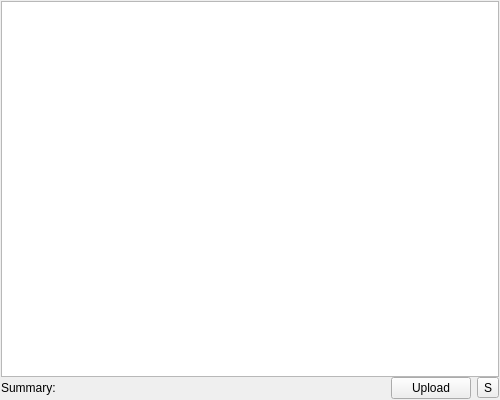
<?xml version="1.0" encoding="UTF-8"?>
<ui version="4.0">
 <class>MainWindow</class>
 <widget class="QMainWindow" name="MainWindow">
  <property name="geometry">
   <rect>
    <x>0</x>
    <y>0</y>
    <width>500</width>
    <height>400</height>
   </rect>
  </property>
  <property name="minimumSize">
   <size>
    <width>500</width>
    <height>300</height>
   </size>
  </property>
  <property name="windowTitle">
   <string notr="true">ITmages Uploader</string>
  </property>
  <widget class="QWidget" name="centralWidget">
   <layout class="QVBoxLayout" name="verticalLayout_2">
    <property name="margin">
     <number>0</number>
    </property>
    <item>
     <layout class="QGridLayout" name="gridLayout_4">
      <property name="verticalSpacing">
       <number>0</number>
      </property>
      <property name="margin">
       <number>1</number>
      </property>
      <item row="0" column="0" colspan="3">
       <widget class="QStackedWidget" name="stackedWidget">
        <property name="currentIndex">
         <number>0</number>
        </property>
        <widget class="QWidget" name="page">
         <layout class="QVBoxLayout" name="verticalLayout">
          <property name="spacing">
           <number>0</number>
          </property>
          <property name="margin">
           <number>0</number>
          </property>
          <item>
           <widget class="QListWidget" name="listWidget">
            <property name="lineWidth">
             <number>1</number>
            </property>
            <property name="verticalScrollBarPolicy">
             <enum>Qt::ScrollBarAsNeeded</enum>
            </property>
            <property name="horizontalScrollBarPolicy">
             <enum>Qt::ScrollBarAlwaysOff</enum>
            </property>
            <property name="selectionMode">
             <enum>QAbstractItemView::SingleSelection</enum>
            </property>
            <property name="verticalScrollMode">
             <enum>QAbstractItemView::ScrollPerPixel</enum>
            </property>
            <property name="horizontalScrollMode">
             <enum>QAbstractItemView::ScrollPerItem</enum>
            </property>
            <property name="movement">
             <enum>QListView::Static</enum>
            </property>
            <property name="flow">
             <enum>QListView::TopToBottom</enum>
            </property>
            <property name="selectionRectVisible">
             <bool>false</bool>
            </property>
            <property name="currentRow">
             <number>-1</number>
            </property>
           </widget>
          </item>
         </layout>
        </widget>
        <widget class="QWidget" name="page_2">
         <layout class="QGridLayout" name="gridLayout_3">
          <property name="margin">
           <number>2</number>
          </property>
          <item row="0" column="0" colspan="4">
           <widget class="QGroupBox" name="groupBoxProfile">
            <property name="title">
             <string>Profile</string>
            </property>
            <property name="flat">
             <bool>false</bool>
            </property>
            <property name="checkable">
             <bool>true</bool>
            </property>
            <layout class="QGridLayout" name="gridLayout_2">
             <item row="0" column="0">
              <widget class="QLabel" name="labelALogin">
               <property name="enabled">
                <bool>true</bool>
               </property>
               <property name="sizePolicy">
                <sizepolicy hsizetype="Preferred" vsizetype="Preferred">
                 <horstretch>0</horstretch>
                 <verstretch>0</verstretch>
                </sizepolicy>
               </property>
               <property name="text">
                <string>Login:</string>
               </property>
               <property name="alignment">
                <set>Qt::AlignRight|Qt::AlignTrailing|Qt::AlignVCenter</set>
               </property>
              </widget>
             </item>
             <item row="0" column="1">
              <widget class="QLineEdit" name="lineEditAccLogin">
               <property name="enabled">
                <bool>true</bool>
               </property>
               <property name="sizePolicy">
                <sizepolicy hsizetype="Preferred" vsizetype="Fixed">
                 <horstretch>0</horstretch>
                 <verstretch>0</verstretch>
                </sizepolicy>
               </property>
               <property name="text">
                <string/>
               </property>
              </widget>
             </item>
             <item row="1" column="0">
              <widget class="QLabel" name="labelAPass">
               <property name="enabled">
                <bool>true</bool>
               </property>
               <property name="sizePolicy">
                <sizepolicy hsizetype="Preferred" vsizetype="Preferred">
                 <horstretch>0</horstretch>
                 <verstretch>0</verstretch>
                </sizepolicy>
               </property>
               <property name="text">
                <string>Password:</string>
               </property>
               <property name="alignment">
                <set>Qt::AlignRight|Qt::AlignTrailing|Qt::AlignVCenter</set>
               </property>
              </widget>
             </item>
             <item row="1" column="1">
              <widget class="QLineEdit" name="lineEditAccPass">
               <property name="enabled">
                <bool>true</bool>
               </property>
               <property name="sizePolicy">
                <sizepolicy hsizetype="Preferred" vsizetype="Fixed">
                 <horstretch>0</horstretch>
                 <verstretch>0</verstretch>
                </sizepolicy>
               </property>
               <property name="text">
                <string/>
               </property>
               <property name="echoMode">
                <enum>QLineEdit::Password</enum>
               </property>
              </widget>
             </item>
             <item row="3" column="0" colspan="2">
              <widget class="QLabel" name="lblInfo">
               <property name="text">
                <string>&lt;!DOCTYPE HTML PUBLIC &quot;-//W3C//DTD HTML 4.0//EN&quot; &quot;http://www.w3.org/TR/REC-html40/strict.dtd&quot;&gt;
&lt;html&gt;&lt;head&gt;&lt;meta name=&quot;qrichtext&quot; content=&quot;1&quot; /&gt;&lt;style type=&quot;text/css&quot;&gt;
p, li { white-space: pre-wrap; }
&lt;/style&gt;&lt;/head&gt;&lt;body style=&quot; font-family:'Droid Sans Hebrew'; font-size:9pt; font-weight:400; font-style:normal;&quot;&gt;
&lt;p style=&quot; margin-top:0px; margin-bottom:0px; margin-left:0px; margin-right:0px; -qt-block-indent:0; text-indent:0px;&quot;&gt;You can create account on: &lt;a href=&quot;http://itmages.ru/user/register&quot;&gt;&lt;span style=&quot; text-decoration: underline; color:#0057ae;&quot;&gt;http://itmages.ru&lt;/span&gt;&lt;/a&gt;&lt;/p&gt;&lt;/body&gt;&lt;/html&gt;</string>
               </property>
               <property name="wordWrap">
                <bool>true</bool>
               </property>
              </widget>
             </item>
             <item row="2" column="0" colspan="2">
              <spacer name="verticalSpacer">
               <property name="orientation">
                <enum>Qt::Vertical</enum>
               </property>
               <property name="sizeHint" stdset="0">
                <size>
                 <width>20</width>
                 <height>40</height>
                </size>
               </property>
              </spacer>
             </item>
            </layout>
           </widget>
          </item>
          <item row="0" column="4">
           <widget class="QGroupBox" name="groupBoxProxy">
            <property name="title">
             <string>Proxy</string>
            </property>
            <property name="alignment">
             <set>Qt::AlignLeading|Qt::AlignLeft|Qt::AlignVCenter</set>
            </property>
            <property name="checkable">
             <bool>true</bool>
            </property>
            <property name="checked">
             <bool>true</bool>
            </property>
            <layout class="QGridLayout" name="gridLayout">
             <item row="0" column="0">
              <widget class="QLabel" name="labelType">
               <property name="enabled">
                <bool>true</bool>
               </property>
               <property name="sizePolicy">
                <sizepolicy hsizetype="Preferred" vsizetype="Preferred">
                 <horstretch>0</horstretch>
                 <verstretch>0</verstretch>
                </sizepolicy>
               </property>
               <property name="text">
                <string>Type:</string>
               </property>
               <property name="alignment">
                <set>Qt::AlignRight|Qt::AlignTrailing|Qt::AlignVCenter</set>
               </property>
              </widget>
             </item>
             <item row="0" column="1">
              <widget class="QComboBox" name="cmbBoxProxyType">
               <property name="enabled">
                <bool>true</bool>
               </property>
               <property name="sizePolicy">
                <sizepolicy hsizetype="Preferred" vsizetype="Fixed">
                 <horstretch>0</horstretch>
                 <verstretch>0</verstretch>
                </sizepolicy>
               </property>
               <item>
                <property name="text">
                 <string>HTTP</string>
                </property>
               </item>
               <item>
                <property name="text">
                 <string>SOCKS4</string>
                </property>
               </item>
               <item>
                <property name="text">
                 <string>SOCKS5</string>
                </property>
               </item>
              </widget>
             </item>
             <item row="1" column="0">
              <widget class="QLabel" name="labelUser">
               <property name="enabled">
                <bool>true</bool>
               </property>
               <property name="sizePolicy">
                <sizepolicy hsizetype="Preferred" vsizetype="Preferred">
                 <horstretch>0</horstretch>
                 <verstretch>0</verstretch>
                </sizepolicy>
               </property>
               <property name="text">
                <string>User:</string>
               </property>
               <property name="alignment">
                <set>Qt::AlignRight|Qt::AlignTrailing|Qt::AlignVCenter</set>
               </property>
              </widget>
             </item>
             <item row="1" column="1">
              <widget class="QLineEdit" name="lineEditPUser">
               <property name="enabled">
                <bool>true</bool>
               </property>
               <property name="sizePolicy">
                <sizepolicy hsizetype="Preferred" vsizetype="Fixed">
                 <horstretch>0</horstretch>
                 <verstretch>0</verstretch>
                </sizepolicy>
               </property>
              </widget>
             </item>
             <item row="2" column="0">
              <widget class="QLabel" name="labelPass">
               <property name="enabled">
                <bool>true</bool>
               </property>
               <property name="sizePolicy">
                <sizepolicy hsizetype="Preferred" vsizetype="Preferred">
                 <horstretch>0</horstretch>
                 <verstretch>0</verstretch>
                </sizepolicy>
               </property>
               <property name="text">
                <string>Password:</string>
               </property>
               <property name="alignment">
                <set>Qt::AlignRight|Qt::AlignTrailing|Qt::AlignVCenter</set>
               </property>
              </widget>
             </item>
             <item row="2" column="1">
              <widget class="QLineEdit" name="lineEditPPass">
               <property name="enabled">
                <bool>true</bool>
               </property>
               <property name="sizePolicy">
                <sizepolicy hsizetype="Preferred" vsizetype="Fixed">
                 <horstretch>0</horstretch>
                 <verstretch>0</verstretch>
                </sizepolicy>
               </property>
               <property name="inputMask">
                <string/>
               </property>
               <property name="echoMode">
                <enum>QLineEdit::Password</enum>
               </property>
              </widget>
             </item>
             <item row="3" column="0">
              <widget class="QLabel" name="labelPort">
               <property name="enabled">
                <bool>true</bool>
               </property>
               <property name="sizePolicy">
                <sizepolicy hsizetype="Preferred" vsizetype="Preferred">
                 <horstretch>0</horstretch>
                 <verstretch>0</verstretch>
                </sizepolicy>
               </property>
               <property name="text">
                <string>Port:</string>
               </property>
               <property name="alignment">
                <set>Qt::AlignRight|Qt::AlignTrailing|Qt::AlignVCenter</set>
               </property>
              </widget>
             </item>
             <item row="3" column="1">
              <widget class="QSpinBox" name="spinBoxPort">
               <property name="enabled">
                <bool>true</bool>
               </property>
               <property name="sizePolicy">
                <sizepolicy hsizetype="Preferred" vsizetype="Fixed">
                 <horstretch>0</horstretch>
                 <verstretch>0</verstretch>
                </sizepolicy>
               </property>
               <property name="maximum">
                <number>9999</number>
               </property>
               <property name="value">
                <number>8080</number>
               </property>
              </widget>
             </item>
             <item row="4" column="0">
              <widget class="QLabel" name="labelNode">
               <property name="enabled">
                <bool>true</bool>
               </property>
               <property name="sizePolicy">
                <sizepolicy hsizetype="Preferred" vsizetype="Preferred">
                 <horstretch>0</horstretch>
                 <verstretch>0</verstretch>
                </sizepolicy>
               </property>
               <property name="text">
                <string>Node:</string>
               </property>
               <property name="alignment">
                <set>Qt::AlignRight|Qt::AlignTrailing|Qt::AlignVCenter</set>
               </property>
              </widget>
             </item>
             <item row="4" column="1">
              <widget class="QLineEdit" name="lineEditPNode">
               <property name="enabled">
                <bool>true</bool>
               </property>
               <property name="sizePolicy">
                <sizepolicy hsizetype="Preferred" vsizetype="Fixed">
                 <horstretch>0</horstretch>
                 <verstretch>0</verstretch>
                </sizepolicy>
               </property>
              </widget>
             </item>
             <item row="5" column="0" colspan="2">
              <spacer name="verticalSpacer_2">
               <property name="orientation">
                <enum>Qt::Vertical</enum>
               </property>
               <property name="sizeHint" stdset="0">
                <size>
                 <width>20</width>
                 <height>40</height>
                </size>
               </property>
              </spacer>
             </item>
            </layout>
           </widget>
          </item>
          <item row="1" column="0" colspan="5">
           <layout class="QHBoxLayout" name="horizontalLayout">
            <item>
             <widget class="QLabel" name="label_2">
              <property name="sizePolicy">
               <sizepolicy hsizetype="Fixed" vsizetype="Preferred">
                <horstretch>0</horstretch>
                <verstretch>0</verstretch>
               </sizepolicy>
              </property>
              <property name="toolTip">
               <string>It may also be set via copy button context menu</string>
              </property>
              <property name="text">
               <string>Current link type:</string>
              </property>
              <property name="margin">
               <number>2</number>
              </property>
             </widget>
            </item>
            <item>
             <widget class="QComboBox" name="cmbBoxLinks">
              <property name="sizePolicy">
               <sizepolicy hsizetype="Fixed" vsizetype="Fixed">
                <horstretch>0</horstretch>
                <verstretch>0</verstretch>
               </sizepolicy>
              </property>
              <property name="minimumSize">
               <size>
                <width>0</width>
                <height>0</height>
               </size>
              </property>
              <property name="currentIndex">
               <number>-1</number>
              </property>
             </widget>
            </item>
            <item>
             <spacer name="horizontalSpacer">
              <property name="orientation">
               <enum>Qt::Horizontal</enum>
              </property>
              <property name="sizeHint" stdset="0">
               <size>
                <width>40</width>
                <height>20</height>
               </size>
              </property>
             </spacer>
            </item>
           </layout>
          </item>
         </layout>
        </widget>
       </widget>
      </item>
      <item row="1" column="2">
       <widget class="QToolButton" name="btnSettings">
        <property name="toolTip">
         <string>Settings</string>
        </property>
        <property name="text">
         <string notr="true">S</string>
        </property>
        <property name="iconSize">
         <size>
          <width>22</width>
          <height>22</height>
         </size>
        </property>
       </widget>
      </item>
      <item row="1" column="0">
       <widget class="QLabel" name="lblSumm">
        <property name="sizePolicy">
         <sizepolicy hsizetype="Preferred" vsizetype="Preferred">
          <horstretch>0</horstretch>
          <verstretch>0</verstretch>
         </sizepolicy>
        </property>
        <property name="text">
         <string>Summary:</string>
        </property>
       </widget>
      </item>
      <item row="1" column="1">
       <widget class="QPushButton" name="btnUpload">
        <property name="sizePolicy">
         <sizepolicy hsizetype="Fixed" vsizetype="Fixed">
          <horstretch>0</horstretch>
          <verstretch>0</verstretch>
         </sizepolicy>
        </property>
        <property name="text">
         <string>Upload</string>
        </property>
        <property name="iconSize">
         <size>
          <width>22</width>
          <height>22</height>
         </size>
        </property>
       </widget>
      </item>
     </layout>
    </item>
   </layout>
  </widget>
 </widget>
 <layoutdefault spacing="6" margin="11"/>
 <resources/>
 <connections/>
</ui>
